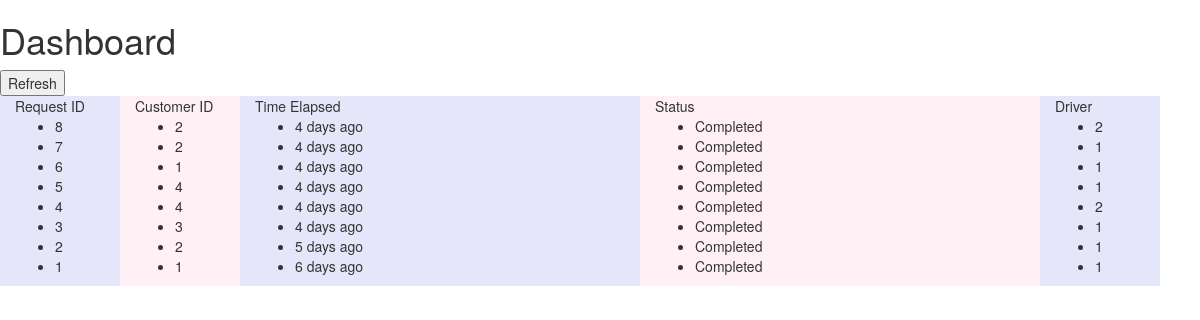
/dashboard/, run on the app's committed database.
### DriverApp/models.py (models this page shows, shortened)
class Request(models.Model):
    status_choices = (
        (0, 'waiting'),
        (1, 'ongoing'),
        (2, 'complete')
    )
    request_id = models.AutoField(primary_key=True)
    customer_id = models.ForeignKey('Customer')
    driver_id = models.ForeignKey('Driver', null=True, blank=True)
    requested_at = models.DateTimeField(auto_now_add=True)
    picked_at = models.DateTimeField(null=True, blank=True)
    completed_at = models.DateTimeField(null=True, blank=True)
    status = models.IntegerField(choices=status_choices, default=0)
    request_location_lat = models.DecimalField(max_digits=15, decimal_places=11, null=True, blank=True)
    request_location_long = models.DecimalField(max_digits=15, decimal_places=11, null=True, blank=True)
    def humanizeTimeDiff(self, timestamp = None):
        if timestamp is None:
            timestamp = self.requested_at
        timeDiff = timezone.now() - timestamp
        days = timeDiff.days
        hours = timeDiff.seconds/3600
        minutes = timeDiff.seconds%3600/60
        seconds = timeDiff.seconds%3600%60
        str = ""
        tStr = ""
        if days > 0:
            if days == 1:   tStr = "day"
            else:           tStr = "days"
            str = str + "%s %s" %(days, tStr)
            return str
        elif hours > 0:
            if hours == 1:  tStr = "hour"
            else:           tStr = "hours"
            str = str + "%s %s" %(hours, tStr)
            return str
        elif minutes > 0:
            if minutes == 1:tStr = "min"
            else:           tStr = "mins"
            str = str + "%s %s" %(minutes, tStr)
            return str
        elif seconds > 0:
            if seconds == 1:tStr = "sec"
            else:           tStr = "secs"
            str = str + "%s %s" %(seconds, tStr)
            return str
        else:
            return None

class Customer(models.Model):
    customer_id = models.AutoField(primary_key=True)
    def __unicode__(self):
        return str(self.customer_id)

class Driver(models.Model):
    driver_id = models.AutoField(primary_key=True)
    def __unicode__(self):
        return str(self.driver_id)

### DriverApp/views.py (the view)
# urls.py: url(r'^dashboard/$', views.dashboardApp),
def dashboardApp(request):
    latest_request_list = Request.objects.order_by('-requested_at')
    template = loader.get_template('DriverApp/dashboard.html')
    context = {
        'latest_request_list': latest_request_list,
    }
    return HttpResponse(template.render(context, request))

### DriverApp/templates/DriverApp/dashboard.html (shortened to what this page needs)
<!DOCTYPE html>
<html lang="en">
<head>
    <link rel="stylesheet" href="https://maxcdn.bootstrapcdn.com/bootstrap/3.3.7/css/bootstrap.min.css">
</head>
<body>
<h1>Dashboard</h1>
<FORM><INPUT TYPE="button" onClick="history.go(0)" VALUE="Refresh"></FORM>
<div class="layout" style="width: 100%">
    <div class="col-sm-4" style="background-color:lavender; width: 10%">Request ID
        {% if latest_request_list %}
        <ul>
            {% for request in latest_request_list %}
            <li>{{ request.request_id }}</li>
            {% endfor %}
        </ul>
        {% endif %}
    </div>
    <div class="col-sm-4" style="background-color:lavenderblush; width: 10%">Customer ID
        {% if latest_request_list %}
        <ul>
            {% for request in latest_request_list %}
                        <li>{{ request.customer_id }}</li>
            {% endfor %}
        </ul>
        {% endif %}
    </div>
    <div class="col-sm-4" style="background-color:lavender;">Time Elapsed
        {% if latest_request_list %}
        <ul>
            {% for request in latest_request_list %}
                        <li>{{ request.humanizeTimeDiff }} ago</li>
            {% endfor %}
        </ul>
        {% endif %}
    </div>
    <div class="col-sm-4" style="background-color:lavenderblush;">Status
        {% if latest_request_list %}
        <ul>
            {% for request in latest_request_list %}
                        <li>{% if request.status == 1 %}
                            Ongoing
                            {% elif request.status == 0 %}
                            Waiting
                            {% elif request.status == 2 %}
                            Completed
                            {% endif %}</li>
            {% endfor %}
        </ul>
        {% endif %}
    </div>
    <div class="col-sm-4" style="background-color:lavender; width: 10%">Driver
        {% if latest_request_list %}
        <ul>
            {% for request in latest_request_list %}
                        <li>{{ request.driver_id }}</li>
            {% endfor %}
        </ul>
        {% endif %}
    </div>
</div>
</body>
</html>

### data on the page
Request: request_id "8", customer_id "2", humanizeTimeDiff "4 days", status "Completed", driver_id "2"
Request: request_id "7", customer_id "2", humanizeTimeDiff "4 days", status "Completed", driver_id "1"
Request: request_id "6", customer_id "1", humanizeTimeDiff "4 days", status "Completed", driver_id "1"
Request: request_id "5", customer_id "4", humanizeTimeDiff "4 days", status "Completed", driver_id "1"
Request: request_id "4", customer_id "4", humanizeTimeDiff "4 days", status "Completed", driver_id "2"
Request: request_id "3", customer_id "3", humanizeTimeDiff "4 days", status "Completed", driver_id "1"
Request: request_id "2", customer_id "2", humanizeTimeDiff "5 days", status "Completed", driver_id "1"
Request: request_id "1", customer_id "1", humanizeTimeDiff "6 days", status "Completed", driver_id "1"
